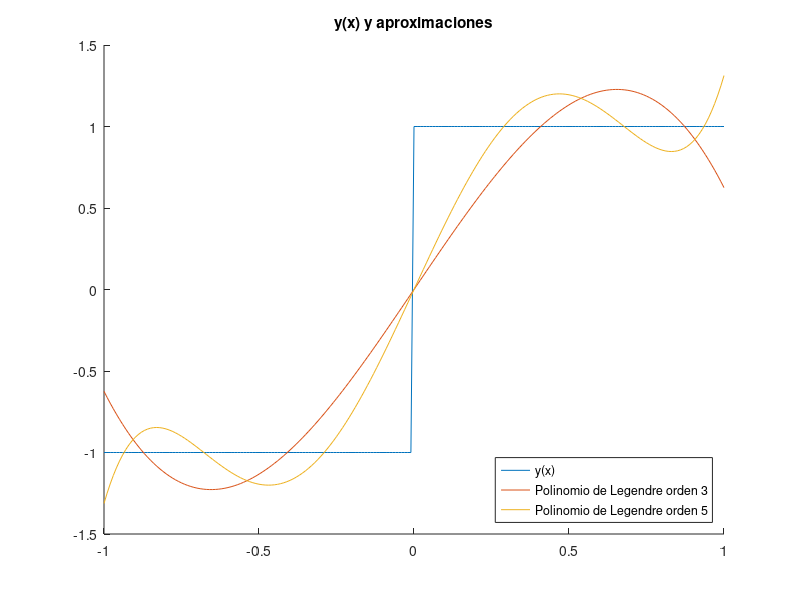
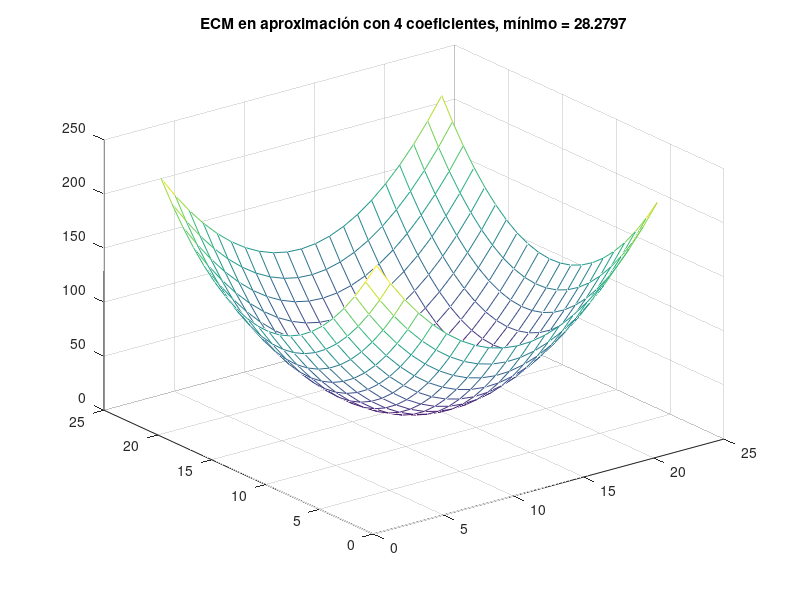
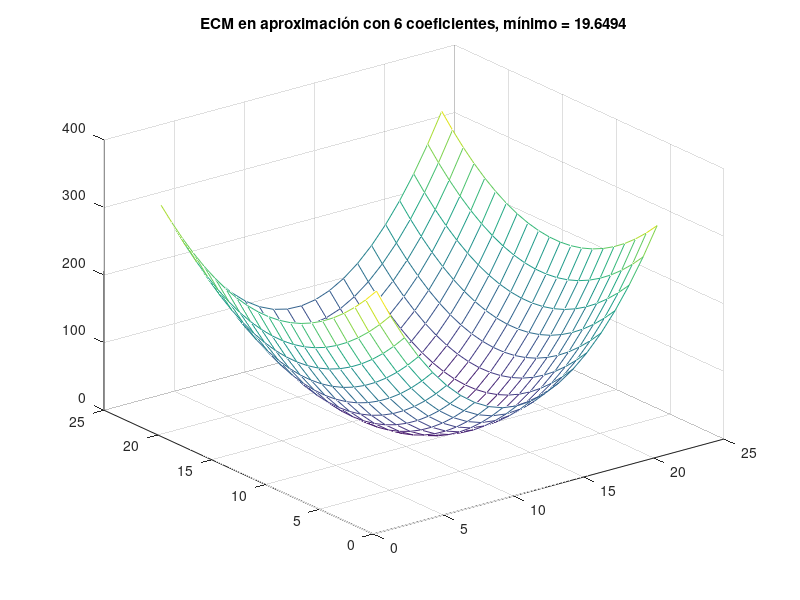

These charts were generated, in order, by the following MATLAB code:
# Aproximacion de Funciones...

# Defino función a aproximar
t = -1:0.01:1;
y = -1 .* (t < 0) + 1 .* (t >= 0);


# Funciones Auxiliares

# Polinomio de Lagrendre grado 4
function y = legendre4(a1,a3)
    x = -1:0.01:1;
    y  = a1 .* ( sqrt(3/2) .* x) + a3 .* ( sqrt(7/2) .* (((5/2).*x.^3) - (3/2).*x));
endfunction

# Polinomio de Lagrendre grado 6
function y = legendre6(a1,a3,a5)
    x = -1:0.01:1;
    y  = a1 .* ( sqrt(3/2) .* x) + a3 .* ( sqrt(7/2) .* (((5/2).*x.^3) - (3/2).*x))+ a5.* (sqrt(11/2) .* ((63/8 .*x.^5) - (35/4 .*x.^3) + (15/8 .*x)));
endfunction

# Error Cuadratico MEdio
function x = ecm(y, yi)
    w = y - yi;
    x = 0;
    l = length(w);
    for i=1:l
      x+= w(i)^2;
    endfor
endfunction

# Retorna un vector con paso 0.1 en [x-1, x+1]
function y = variar(x)
  y = [[x-1:0.1:x] [x+0.1:0.1:x+1]];
endfunction


# Aplica variaciones y cálcula ecm para lagrendre 4.

a = variar(sqrt(3/2));
b = variar(- sqrt(7/32));

for i=1:21
  for j=1:21
    ECM_4(i,j) = ecm(y,legendre4(a(i),b(j)));
  endfor
endfor


# Aplica variaciones y cálcula ecm para lagrendre 6.
c = variar(sqrt(11/128));

for i=1:21
  for j=1:21
    ECM_6(i,j) = ecm(y,legendre6(a(i),b(j),c(j)));
  endfor
endfor

# Coeficientes Correctos

aideal = sqrt(3/2);
bideal = - sqrt(7/32);
cideal = sqrt(11/128);

y1 = legendre4(aideal, bideal);         # 1)
y2 = legendre6(aideal, bideal, cideal); # 3)


figure(1);
hold on
plot(t,y);
plot(t,y1);
plot(t,y2);
title("y(x) y aproximaciones");
legend("y(x)","Polinomio de Legendre orden 3","Polinomio de Legendre orden 5",'location', 'southeast');
legend();
hold off;

e4 = ecm(y,y1); #ECM con Lagrendre 4 1)
e6 = ecm(y,y2); #ECM con Lagrendre 6 3)


figure(2);
mesh(ECM_4); # 2)
title(["ECM en aproximación con 4 coeficientes, mínimo = ", num2str(e4)]);


figure(3);
mesh(ECM_6); # 2)
title(["ECM en aproximación con 6 coeficientes, mínimo = ",num2str(e6)]);
